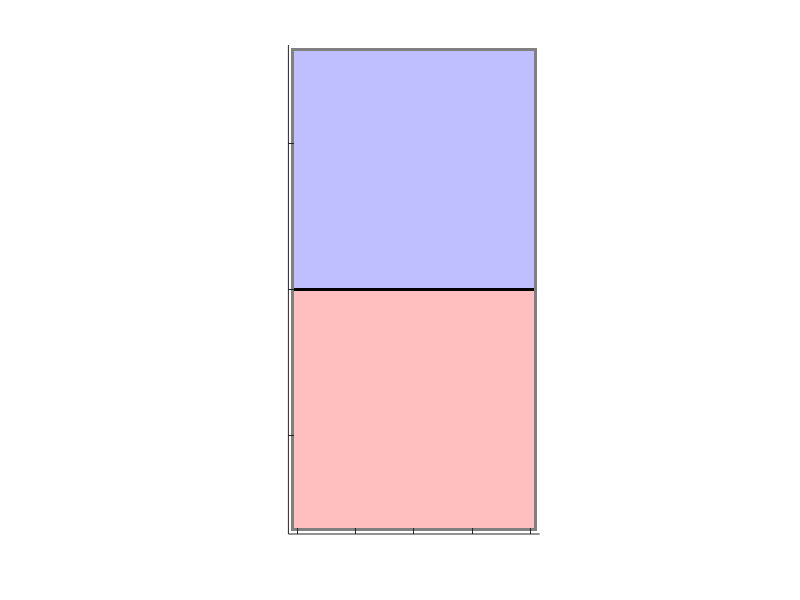

Here is the MATLAB script that generated this plot:
% field_init_15.m
% 2015 Field Model and field drawing initalization
%
% Created July 20, 2015 - Andrew Gurik & Chris Gerth
% 

feild = ...
struct  (
        'half_width',           4.11,...               % distance from feild center to left/right walls (m)
        'half_height',          8.19,...               % distance from feild center to front/back (alliance station) walls (m)
        'axis_pad'   ,          0.2,...                % blank space drawn around the outside of the field
        'scratch',                   0
        );
        
        

%% Initialize Drawing
figure(1);
% set up figure axis
axis([-(feild.half_width+feild.axis_pad) (feild.half_width+feild.axis_pad) -(feild.half_height+feild.axis_pad) (feild.half_height+feild.axis_pad)], "equal", "nolabel", "manual", "tic", "on");
% draw field
rectangle('Position', [-(feild.half_width+0.1) -(feild.half_height+0.1) (feild.half_width+0.1)*2 (feild.half_height+0.1)*2],'FaceColor', [0.5,0.5,0.5], 'LineStyle', 'none'); %Outline
rectangle('Position', [-feild.half_width -feild.half_height feild.half_width*2  feild.half_height],'FaceColor', [1,0.75,0.75], 'LineStyle', 'none'); %Red alliance
rectangle('Position', [-feild.half_width 0 feild.half_width*2  feild.half_height],'FaceColor', [0.75,0.75,1], 'LineStyle', 'none'); %Blue alliance
rectangle('Position', [-feild.half_width -0.05 feild.half_width*2 0.1],'FaceColor', [0,0,0], 'LineStyle', 'none'); %Centerline



